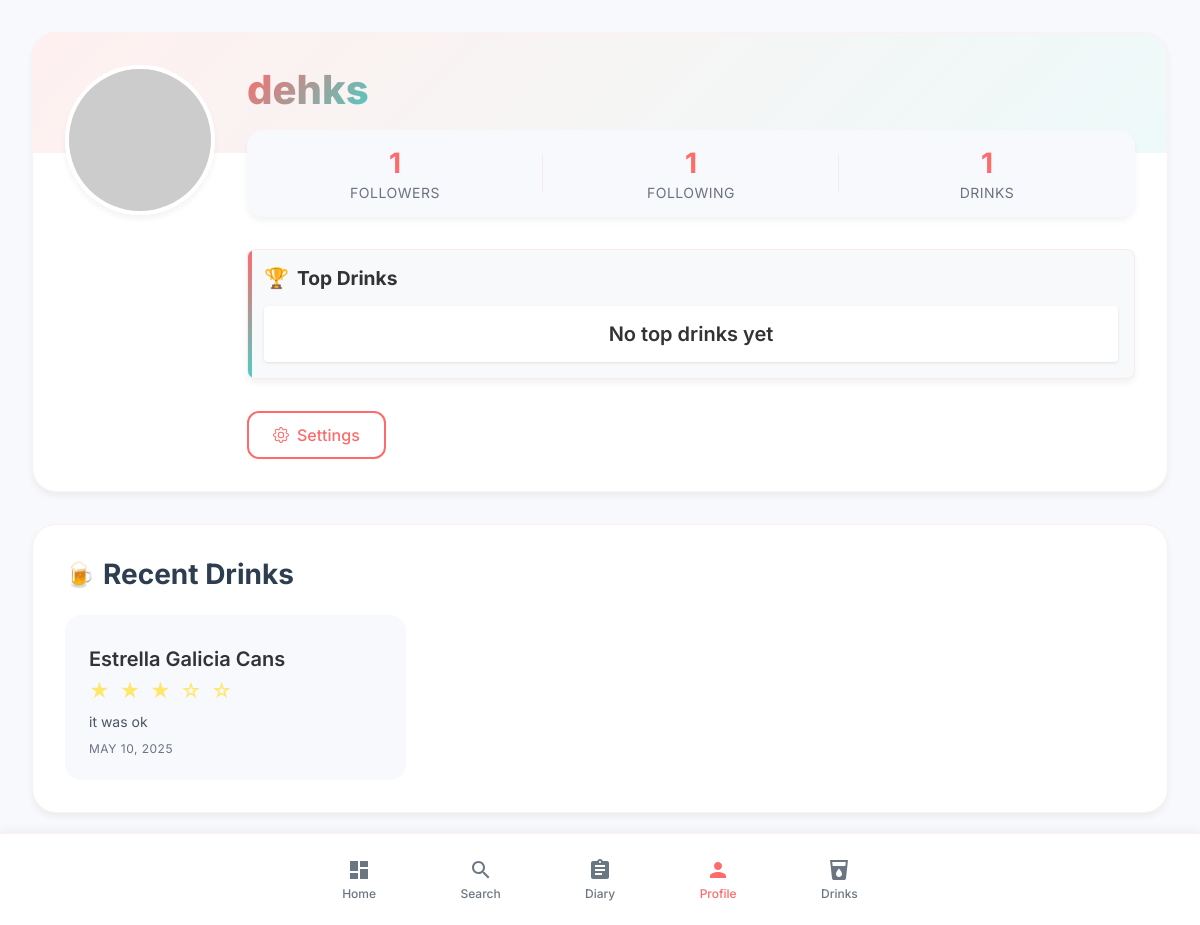
Page /profile/ (signed in) on the earlier database version.
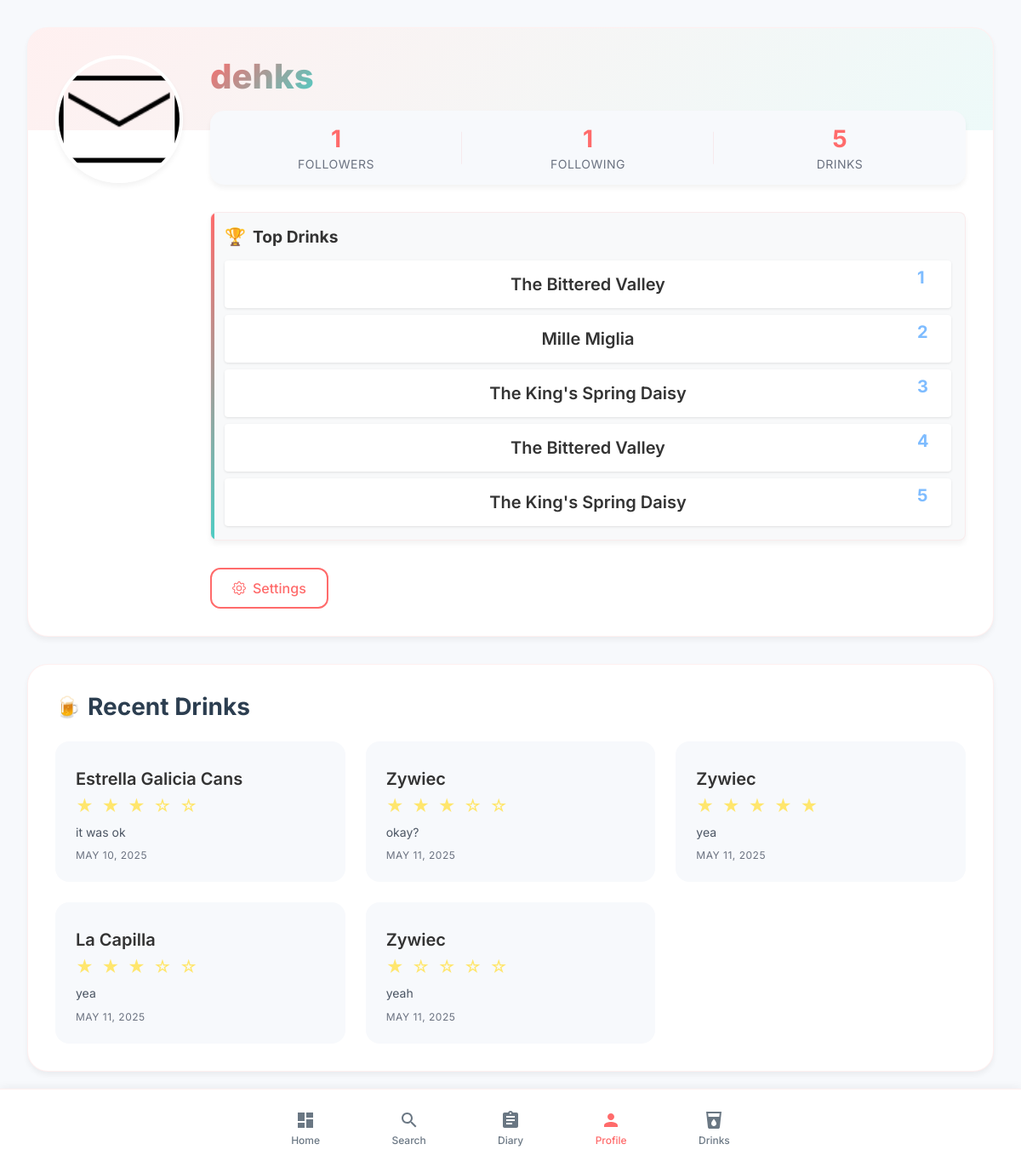
Same page on the later database version.
### lovedrinks/models.py (models this page shows, shortened)
class DrinkLog(models.Model):
    log_id = models.AutoField(primary_key=True)
    user_id = models.ForeignKey(User, on_delete=models.CASCADE)
    drink_id = models.ForeignKey(drinks, on_delete=models.CASCADE)
    rating = models.IntegerField()
    review = models.TextField()
    logged_at = models.DateTimeField(auto_now_add=True)
    class Meta:
        verbose_name = 'Drink Log'
        verbose_name_plural = 'Drink Logs'

class drinks(models.Model):
    drink_id = models.AutoField(primary_key=True)
    drink_name = models.CharField(max_length=255)
    drink_type = models.CharField(max_length=255)
    drink_image = models.ImageField(upload_to='drinks/')
    drink_abv = models.DecimalField(max_digits=5, decimal_places=2)
    drink_producer = models.CharField(max_length=255)
    drink_tasting_notes = models.TextField()
    drink_rating = models.DecimalField(max_digits=3, decimal_places=2)
    class Meta:
        verbose_name = 'Drink'
        verbose_name_plural = 'Drinks'

class UserProfile(models.Model):
    user = models.OneToOneField(User, on_delete=models.CASCADE, related_name='profile')
    profile_picture = models.ImageField(
        upload_to='profile_pictures/',
        null=True,
        blank=True,
        validators=[
            FileExtensionValidator(allowed_extensions=['jpg', 'jpeg', 'png', 'gif']),
            validate_file_size
        ]
    )
    instagram_username = models.CharField(max_length=255, null=True, blank=True)
    twitter_username = models.CharField(max_length=255, null=True, blank=True)
    class Meta:
        verbose_name = 'User Profile'
        verbose_name_plural = 'User Profiles'

### lovedrinks/views.py (the view)
# urls.py: path('profile/', views.profile, name='profile'),
@login_required
def profile(request):
    user = request.user
    user_stats_obj = user_stats.objects.filter(user_id=user.id).first()
    top_drink_1 = user_stats_obj.top_drink_1 if user_stats_obj else None
    top_drink_2 = user_stats_obj.top_drink_2 if user_stats_obj else None
    top_drink_3 = user_stats_obj.top_drink_3 if user_stats_obj else None
    top_drink_4 = user_stats_obj.top_drink_4 if user_stats_obj else None
    top_drink_5 = user_stats_obj.top_drink_5 if user_stats_obj else None
    return render(request, 'lovedrinks/profile.html', {
        'user': request.user,
        'user_stats': user_stats_obj,
        'top_drink_1': top_drink_1,
        'top_drink_2': top_drink_2,
        'top_drink_3': top_drink_3,
        'top_drink_4': top_drink_4,
        'top_drink_5': top_drink_5
    })

### lovedrinks/templates/lovedrinks/profile.html (shortened to what the changed rows need)
{% extends 'base.html' %}
{% load static %}
{% block extra_css %}
<link rel="stylesheet" href="{% static 'css/profile.css' %}">
{% endblock %}
{% block content %}
<div class="profile-container">
    <div class="profile-header">
        {% if user.profile.profile_picture %}
            <img src="{{ user.profile.profile_picture.url }}" alt="Profile Picture" class="profile-avatar">
        {% else %}
            <img src="https://ui-avatars.com/api/?name={{ user.username }}&background=FF6B6B&color=fff"
                 alt="{{ user.username }}"
                 class="profile-avatar">
        {% endif %}
        <div class="profile-info">
            <h1 class="profile-username">{{ user.username }}</h1>
            <div class="profile-stats">
                <div class="stat-item">
                    <a href="{% url 'followers' user.username %}">
                        <div class="stat-value">{{ user.followers.count }}</div>
                        <div class="stat-label">Followers</div>
                    </a>
                </div>
                <div class="stat-item">
                    <a href="{% url 'following' user.username %}">
                        <div class="stat-value">{{ user.following.count }}</div>
                        <div class="stat-label">Following</div>
                    </a>
                </div>
                <div class="stat-item">
                    <a href="{% url 'diary' user.username %}">
                        <div class="stat-value">{{ user.drinklog_set.count }}</div>
                        <div class="stat-label">Drinks</div>
                    </a>
                </div>
            </div>
            <div class="top-drinks">
                <h3>Top Drinks</h3>
                <div class="top-drinks-list">
                    {% if top_drink_1 %}
                    <div class="top-drink-item">
                        <span class="rank">1</span>
                        <span class="drink-name">{{ top_drink_1.drink_name }}</span>
                    </div>
                    {% endif %}
                    {% if top_drink_2 %}
                    <div class="top-drink-item">
                        <span class="rank">2</span>
                        <span class="drink-name">{{ top_drink_2.drink_name }}</span>
                    </div>
                    {% endif %}
                    {% if top_drink_3 %}
                    <div class="top-drink-item">
                        <span class="rank">3</span>
                        <span class="drink-name">{{ top_drink_3.drink_name }}</span>
                    </div>
                    {% endif %}
                    {% if top_drink_4 %}
                    <div class="top-drink-item">
                        <span class="rank">4</span>
                        <span class="drink-name">{{ top_drink_4.drink_name }}</span>
                    </div>
                    {% endif %}
                    {% if top_drink_5 %}
                    <div class="top-drink-item">
                        <span class="rank">5</span>
                        <span class="drink-name">{{ top_drink_5.drink_name }}</span>
                    </div>
                    {% endif %}
                    {% if not top_drink_1 and not top_drink_2 and not top_drink_3 and not top_drink_4 and not top_drink_5 %}
                    <div class="top-drink-item">
                        <span class="drink-name">No top drinks yet</span>
                    </div>
                    {% endif %}
                </div>
            </div>
            <div class="profile-actions">
                <a href="{% url 'profilesettings' %}" class="btn btn-outline-primary">
                </a>
            </div>
        </div>
    </div>
    <div class="profile-content">
        <div class="content-section">
            <h2 class="section-title">Recent Drinks</h2>
            <div class="drink-grid">
                {% for log in user.drinklog_set.all|slice:":6" %}
                <div class="drink-card">
                    <div class="drink-name">{{ log.drink_id.drink_name }}</div>
                    <div class="drink-rating">
                        {% for i in "12345" %}
                            {% if forloop.counter <= log.rating %}
                                ★
                            {% else %}
                                ☆
                            {% endif %}
                        {% endfor %}
                    </div>
                    <div class="drink-review">{{ log.review|truncatechars:100 }}</div>
                    <div class="drink-date">{{ log.logged_at|date:"M d, Y" }}</div>
                </div>
                {% endfor %}
            </div>
        </div>
    </div>
</div>
{% endblock %}

Differences in the rows shown:
now on this page (row unchanged): drinks: drink_name "The Bittered Valley"
now on this page (row unchanged): drinks: drink_name "Mille Miglia"
now on this page (row unchanged): drinks: drink_name "The King's Spring Daisy"
added DrinkLog: drink_id.drink_name "Zywiec", rating 3 (drawn), review "okay?", logged_at "MAY 11, 2025"
added DrinkLog: drink_id.drink_name "Zywiec", rating 5 (drawn), review "yea", logged_at "MAY 11, 2025"
added DrinkLog: drink_id.drink_name "La Capilla", rating 3 (drawn), review "yea", logged_at "MAY 11, 2025"
added DrinkLog: drink_id.drink_name "Zywiec", rating 1 (drawn), review "yeah", logged_at "MAY 11, 2025"
Other differences:
{{ user.drinklog_set.count }}: "1" → "5"
text no longer shown: "No top drinks yet"
text now shown: "1 2 3 4 5"
